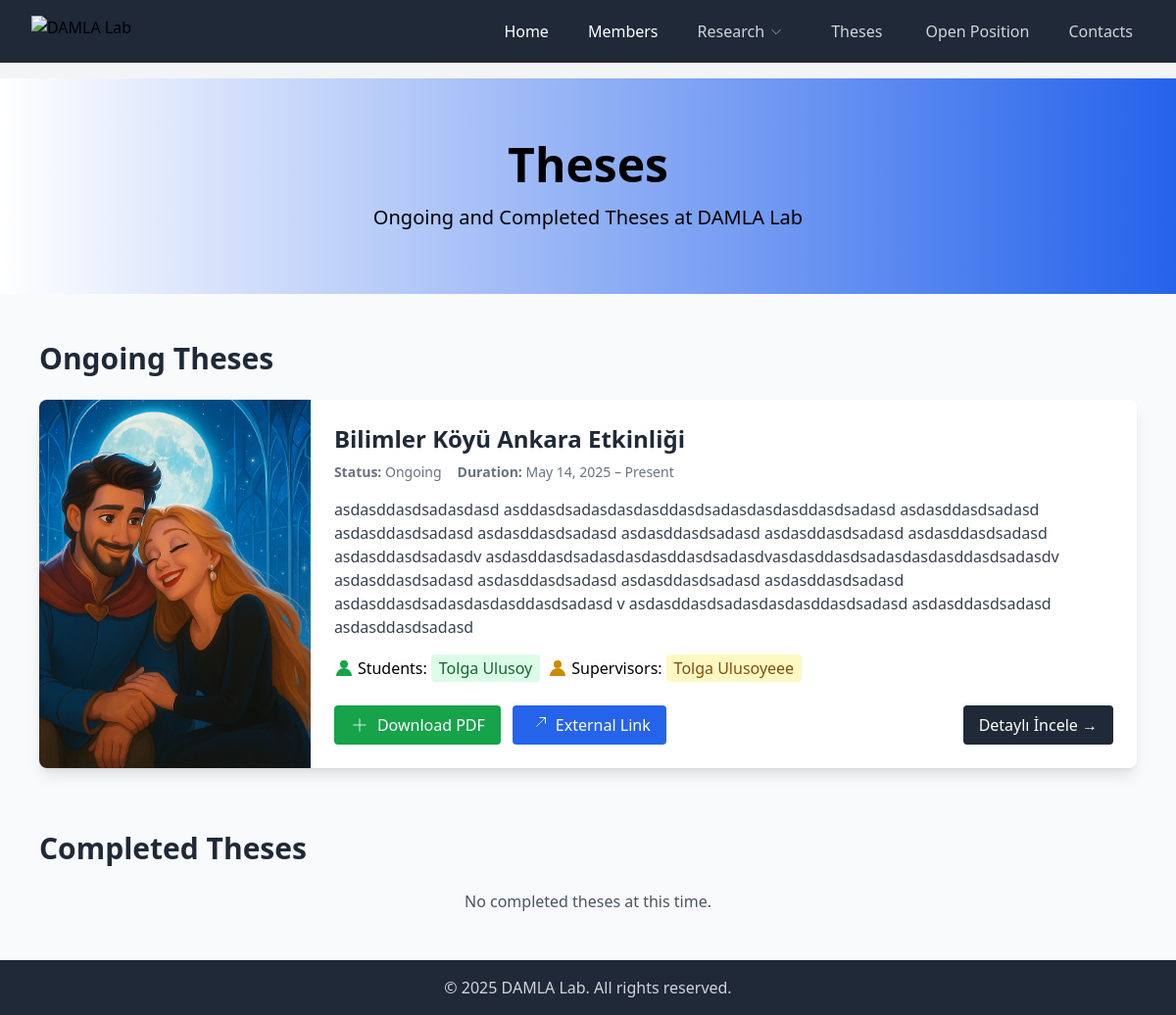
Page /theses/ on the committed database.
### sayfalar/models.py (models this page shows, shortened)
class Thesis(models.Model):
    STATUS_ONGOING  = 'ongoing'
    STATUS_COMPLETE = 'completed'
    STATUS_CHOICES  = [
        (STATUS_ONGOING,  'Ongoing'),
        (STATUS_COMPLETE, 'Completed'),
    ]
    title        = models.CharField(max_length=200)
    slug         = models.SlugField(max_length=220, unique=True, blank=True)
    status       = models.CharField(
        max_length=10,
        choices=STATUS_CHOICES,
        default=STATUS_ONGOING
    )
    start_date   = models.DateField()
    end_date     = models.DateField(null=True, blank=True)
    image        = models.ImageField(
        upload_to='theses/',
        null=True,
        blank=True
    )
    abstract     = models.TextField(
        blank=True,
        help_text="A brief summary of the thesis."
    )
    pdf          = models.FileField(
        upload_to='theses/papers/',
        blank=True,
        help_text="Optional PDF of the full thesis."
    )
    link         = models.URLField(blank=True, null=True)
    is_published = models.BooleanField(default=True)
    participants = models.ManyToManyField(
        Person,
        through='ThesisParticipation',
        related_name='theses'
    )
    class Meta:
        ordering = ['-start_date']

class Person(models.Model):
    ROLE_STUDENT    = 'student'
    ROLE_SUPERVISOR = 'supervisor'
    ROLE_PI         = 'principal_investigator'
    ROLE_CHOICES    = [
        (ROLE_STUDENT,    'Student'),
        (ROLE_SUPERVISOR, 'Supervisor'),
        (ROLE_PI,         'Principal Investigator'),
    ]
    name        = models.CharField(max_length=100)
    email       = models.EmailField(blank=True)
    affiliation = models.CharField(max_length=200, blank=True)

### sayfalar/views.py (the view)
# urls.py: path('theses/',                  views.theses,         name='theses'),
def theses(request):
    ongoing = Thesis.objects.filter(
        is_published=True, status=Thesis.STATUS_ONGOING
    ).order_by('-start_date').prefetch_related('thesisparticipation_set__person')
    completed = Thesis.objects.filter(
        is_published=True, status=Thesis.STATUS_COMPLETE
    ).order_by('-end_date').prefetch_related('thesisparticipation_set__person')
    for qs in (ongoing, completed):
        for thesis in qs:
            parts = thesis.thesisparticipation_set.all()
            thesis.students = [p.person.name for p in parts if p.role == Person.ROLE_STUDENT]
            thesis.supervisors = [p.person.name for p in parts if p.role == Person.ROLE_SUPERVISOR]
            thesis.pis = [p.person.name for p in parts if p.role == Person.ROLE_PI]
            if not thesis.slug:
                thesis.slug = slugify(thesis.title)
    return render(request, 'theses.html', {
        'ongoing_theses': ongoing,
        'completed_theses': completed,
    })

### templates/theses.html (shortened to what this page needs)
{% extends 'partials/_base.html' %}
{% load static %}
{% block content %}
<header class="bg-gradient-to-r from-white to-blue-600 text-black py-16 text-center">
  <div class="max-w-4xl mx-auto px-4">
    <h1 class="text-5xl font-bold mb-4">Theses</h1>
    <p class="text-xl">Ongoing and Completed Theses at DAMLA Lab</p>
  </div>
</header>
<section class="py-12 bg-gray-50">
  <div class="max-w-6xl mx-auto px-4 space-y-16">
    <div>
      <h2 class="text-3xl font-bold text-gray-800 mb-6">Ongoing Theses</h2>
      <div class="space-y-8">
        {% for thesis in ongoing_theses %}
        <article class="group bg-white rounded-lg overflow-hidden shadow-lg hover:shadow-2xl transition-shadow duration-300 transform hover:-translate-y-1 flex flex-col md:flex-row">
          {% if thesis.image %}
          <div class="md:w-1/3 h-56 md:h-auto relative">
            <img src="{{ thesis.image.url }}" alt="{{ thesis.title }}"
                 class="w-full h-full object-cover">
          </div>
          {% endif %}
          <div class="w-full p-6 flex flex-col justify-between">
            <header>
              <h3 class="text-2xl font-semibold text-gray-800 mb-2 group-hover:text-blue-600 transition-colors">
                {{ thesis.title }}
              </h3>
              <div class="flex flex-wrap text-sm text-gray-500 mb-4 space-x-4">
                <span><strong>Status:</strong> {{ thesis.get_status_display }}</span>
                <span><strong>Duration:</strong>
                  {{ thesis.start_date }} &ndash; {% if thesis.end_date %}{{ thesis.end_date }}{% else %}Present{% endif %}
                </span>
              </div>
            </header>
            <div class="prose max-w-none text-gray-700 mb-4">
              {{ thesis.abstract|truncatewords:30 }}
            </div>
            <div class="flex flex-wrap gap-2 mb-6">
              {% if thesis.students %}
              <div class="flex items-center space-x-1">
                <svg class="h-5 w-5 text-green-600" fill="currentColor" viewBox="0 0 20 20">
                  <path d="M10 2a4 4 0 100 8 4 4 0 000-8zM2 18a8 8 0 0116 0H2z"/>
                </svg>
                <span class="font-medium">Students:</span>
                {% for name in thesis.students %}
                  <span class="bg-green-100 text-green-800 px-2 py-0.5 rounded">{{ name }}</span>
                {% endfor %}
              </div>
              {% endif %}
              {% if thesis.supervisors %}
              <div class="flex items-center space-x-1">
                <svg class="h-5 w-5 text-yellow-600" fill="currentColor" viewBox="0 0 20 20">
                  <path d="M10 2a4 4 0 100 8 4 4 0 000-8zM2 18a8 8 0 0116 0H2z"/>
                </svg>
                <span class="font-medium">Supervisors:</span>
                {% for name in thesis.supervisors %}
                  <span class="bg-yellow-100 text-yellow-800 px-2 py-0.5 rounded">{{ name }}</span>
                {% endfor %}
              </div>
              {% endif %}
            </div>
            <footer class="mt-auto flex flex-wrap gap-3">
              {% if thesis.pdf %}
              <a href="{{ thesis.pdf.url }}" download
                 class="flex items-center bg-green-600 text-white px-4 py-2 rounded hover:bg-green-700 transition">
                <svg class="h-5 w-5 mr-2" fill="none" stroke="currentColor" viewBox="0 0 24 24">
                  <path d="M12 4v16m8-8H4"/>
                </svg>
                Download PDF
              </a>
              {% endif %}
              {% if thesis.link %}
              <a href="{{ thesis.link }}" target="_blank"
                 class="flex items-center bg-blue-600 text-white px-4 py-2 rounded hover:bg-blue-700 transition">
                <svg class="h-5 w-5 mr-2" fill="none" stroke="currentColor" viewBox="0 0 24 24">
                  <path d="M14 3h7v7"/>
                  <path d="M10 14L21 3m0 0v7m0-7H14"/>
                </svg>
                External Link
              </a>
              {% endif %}
              {% if thesis.slug %}
              <a href="{% url 'thesis_detail' thesis.slug %}"
                 class="ml-auto flex items-center bg-gray-800 text-white px-4 py-2 rounded hover:bg-gray-900 transition">
                Detaylı İncele →
              </a>
              {% endif %}
            </footer>
          </div>
        </article>
        {% empty %}
        <p class="text-center text-gray-600">No ongoing theses at this time.</p>
        {% endfor %}
      </div>
    </div>
    <div>
      <h2 class="text-3xl font-bold text-gray-800 mb-6">Completed Theses</h2>
      <div class="space-y-8">
        {% for thesis in completed_theses %}
        <article class="group bg-white rounded-lg overflow-hidden shadow-lg hover:shadow-2xl transition-shadow duration-300 transform hover:-translate-y-1 flex flex-col md:flex-row">
          {% if thesis.image %}
          <div class="md:w-1/3 h-56 md:h-auto relative">
            <img src="{{ thesis.image.url }}" alt="{{ thesis.title }}"
                 class="w-full h-full object-cover">
            <div class="absolute inset-0 bg-gradient-to-t from-black/40 to-transparent opacity-0 group-hover:opacity-100 transition-opacity"></div>
          </div>
          {% endif %}
          <div class="w-full p-6 flex flex-col justify-between">
            <header>
              <h3 class="text-2xl font-semibold text-gray-800 mb-2 group-hover:text-blue-600 transition-colors">
                {{ thesis.title }}
              </h3>
              <div class="flex flex-wrap text-sm text-gray-500 mb-4 space-x-4">
                <span><strong>Duration:</strong> {{ thesis.start_date }} – {{ thesis.end_date }}</span>
              </div>
            </header>
            <div class="prose max-w-none text-gray-700 mb-4">
              {{ thesis.abstract|truncatewords:30 }}
            </div>
            <div class="flex flex-wrap gap-2 mb-6">
              {% if thesis.students %}
              <span class="badge bg-green-100 text-green-800 px-2 py-1 rounded">Students: {{ thesis.students|join:", " }}</span>
              {% endif %}
              {% if thesis.supervisors %}
              <span class="badge bg-yellow-100 text-yellow-800 px-2 py-1 rounded">Supervisors: {{ thesis.supervisors|join:", " }}</span>
              {% endif %}
              {% if thesis.pis %}
              <span class="badge bg-blue-100 text-blue-800 px-2 py-1 rounded">PI: {{ thesis.pis|join:", " }}</span>
              {% endif %}
            </div>
            <footer class="mt-auto flex flex-wrap gap-3">
              {% if thesis.pdf %}
              <a href="{{ thesis.pdf.url }}" download class="bg-green-600 text-white px-4 py-2 rounded hover:bg-green-700 transition">
                Download PDF
              </a>
              {% endif %}
              {% if thesis.link %}
              <a href="{{ thesis.link }}" target="_blank" class="bg-blue-600 text-white px-4 py-2 rounded hover:bg-blue-700 transition">
                External Link
              </a>
              {% endif %}
              {% if thesis.slug %}
              <a href="{% url 'thesis_detail' thesis.slug %}" class="ml-auto bg-gray-800 text-white px-4 py-2 rounded hover:bg-gray-900 transition">
                Detaylı İncele →
              </a>
              {% endif %}
            </footer>
          </div>
        </article>
        {% empty %}
        <p class="text-center text-gray-600">No completed theses at this time.</p>
        {% endfor %}
      </div>
    </div>
  </div>
</section>
{% endblock %}

### rows in the picture
Thesis: image (picture), title "Bilimler Köyü Ankara Etkinliği", status "Ongoing", start_date "May 14, 2025", shows "Present", abstract "asdasddasdsadasdasd asddasdsadasdasdasddasdsadasdasdasddasdsadasd asdasddasdsadasd asdasddasdsadasd asdasddasdsadasd asdasddasdsadasd asdasddasdsadasd asdasddasdsadasd asdasddasdsadasdv asdasddasdsadasdasdasddasdsadasdvasdasddasdsadasdasdasddasdsadasdv asdasddasdsadasd asdasddasdsadasd asdasddasdsadasd asdasddasdsadasd asdasddasdsadasdasdasddasdsadasd v asdasddasdsadasdasdasddasdsadasd asdasddasdsadasd asdasddasdsadasd", shows "Detaylı İncele →"
Person: students "Tolga Ulusoy"
Person: supervisors "Tolga Ulusoyeee"
